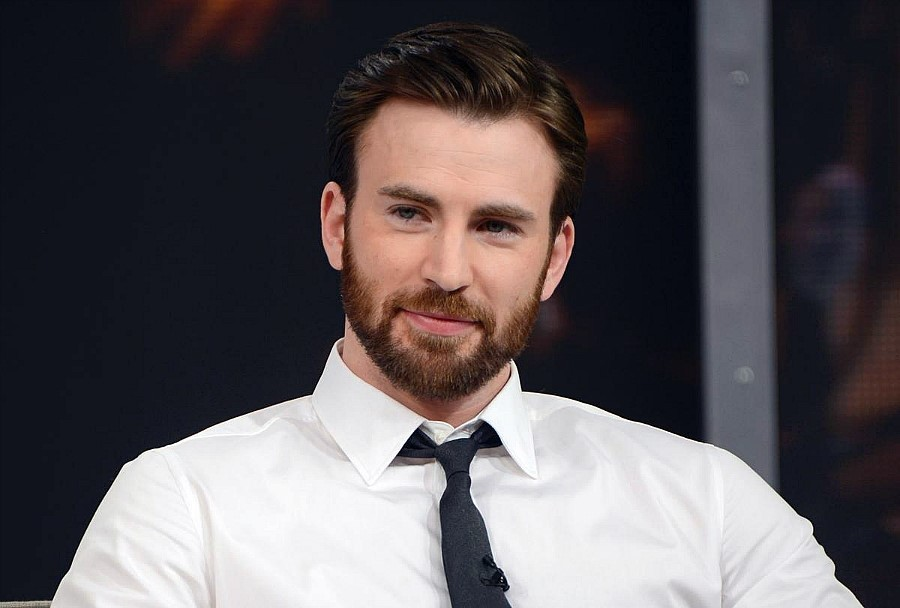
//> input picture etc/etcBH/C_C++/project/photo2.jpg, 900 x 608 px
$ ./correct_face   (built with g++ and OpenCV 4)
//> lines starting //> are read from the running program, lines starting //| are printed output that depends on the picture; after the words box and inside, x2 and y2 are one past the last pixel; in counts of white or black regions, pixels touching at a corner belong together
### etc/etcNH/histo.h
#pragma once
#include <opencv2/opencv.hpp>
using namespace cv;
using namespace std;

// 선택된 영역만 히스토그램 계산
void draw_ellipse(cv::Mat& image, Rect2d obj, Scalar color, int thickness, float ratio)
{
	Point2d center = obj.tl() + (Point2d)obj.size() * 0.5; // 타원 중심
	Size2d size = (Size2d)obj.size() * 0.45; // 타원 크기
	ellipse(image, center, size, 0, 0, 360, color, thickness);

}

void calc_histo(const cv::Mat& img, cv::Mat& hist, Vec3i bins, Vec3f range, cv::Mat mask)
{
	int dims = img.channels(); // 히스토그램 차원 수
	int channels[] = { 0, 1, 2 }; // 채널 목록
	int histSize[] = { bins[0], bins[1], bins[2] };

	float range1[] = { 0, range[0] };
	float range2[] = { 0, range[1] };
	float range3[] = { 0, range[2] };
	const float* ranges[] = { range1, range2, range3 }; // 모든 채널 화소범위

	calcHist(&img, 1, channels, mask, hist, dims, histSize, ranges);

}

void make_masks(vector<Rect> sub_obj, Size org_size, cv::Mat mask[4])
{
	cv::Mat base_mask(org_size, CV_8U, Scalar(0)); // 기본마스크
	draw_ellipse(base_mask, sub_obj[0], Scalar(255), -1, 0.45f); // 기본 마스크에 타원 그리기

	mask[1] = base_mask(sub_obj[1]);
	mask[2] = base_mask(sub_obj[2]);

	draw_ellipse(base_mask, sub_obj[3], Scalar(0), -1, 0.45f);
	mask[3] = ~base_mask(sub_obj[3]); // 행렬 반전
	mask[0] = base_mask(sub_obj[0]);
}


// 마스크의 검은색 부분은 빈도를 계산하지 않는다
void calc_histos(cv::Mat correct_img, vector<Rect> sub_obj, Mat hists[4], Mat masks[4])
{
	Vec3i bins(64, 64, 64); // 히스토그램 계급 개수
	Vec3f ranges(256, 256, 256); // 각 채널 화소 범위

	for (int i = 0; i < (int)sub_obj.size(); i++) {
		Mat sub = correct_img(sub_obj[i]); // 검출 서브 영상
		calc_histo(sub, hists[i], bins, ranges, masks[i]); // 히스토그램 계산
		imshow(format("mask[%d]", i), masks[i]); // 마스크 영상 출력
		waitKey();
	}

}

### etc/etcNH/final/detectlip.h
#pragma once
#include <opencv2/opencv.hpp>
using namespace cv;
using namespace std;

Rect detect_lip(Point2d face_center, Rect face) {

	// 입술 중심
	Point2d lip_center = face_center + Point2d(0, face.height * 0.30);
	// 정해진 크기 - 평행이동 거리
	Point2d gap_size(face.width * 0.18, face.height * 0.1);

	// 왼쪽 위로 평행이동
	Point lip_start = lip_center - gap_size;
	// 오른쪽 아래로 평행이동
	Point lip_end = lip_center + gap_size;

	return Rect(lip_start, lip_end);
}

// [10 lines left out: function detect_brow, not called in this run]

void detect_hair(Point2d face_center, Rect face, vector<Rect>& hair_rect)
{
	Point2d h_gap(face.width * 0.45, face.height * 0.65);
	Point2d pt1 = face_center - h_gap;
	Point2d pt2 = face_center + h_gap;
	Rect hair(pt1, pt2);

	Size size(hair.width, hair.height * 0.40);
	Rect hair1(hair.tl(), size);
	Rect hair2(hair.br() -(Point)size, size);

	hair_rect.push_back(hair1);
	hair_rect.push_back(hair2);
	hair_rect.push_back(hair);
}

### etc/etcNH/final/correct_angle.h
#pragma once
#include <opencv2/opencv.hpp>
using namespace cv;
using namespace std;

Point2d calc_center(Rect obj)
{
	Point2d c = (Point2d)obj.size() / 2.0;
	Point2d center = (Point2d)obj.tl() + c;
	return center;
}
Mat calc_rotMap(Point2d face_center, vector<Point2d> pt)
{ // x값이 큰 좌표가 왼쪽 눈이므로 x값이 큰 좌표에서 x 값이 작은 좌표 뺀다.
	Point2d delta = (pt[0].x > pt[1].x) ? pt[0] - pt[1] : pt[1] - pt[0];
	double angle = fastAtan2(delta.y, delta.x); // 차분으로 기울기 계산

	Mat rot_mat = getRotationMatrix2D(face_center, angle, 1);  // 회전 변환 행렬 반환
	return rot_mat;
}

Mat correct_image(Mat image, Mat rot_mat, vector<Point2d>& eyes_center)
{
	Mat correct_img;
	warpAffine(image, correct_img, rot_mat, image.size(), INTER_CUBIC);
	for (int i = 0; i < eyes_center.size(); i++) // 눈 좌표 회전변환
	{
		Point3d coord(eyes_center[i].x, eyes_center[i].y, 1); // 행렬 곱위해 3차원 좌표로
		Mat dst = rot_mat * (Mat)coord;
		eyes_center[i] = (Point2d)dst; // 눈 좌표 저장
	}
	return correct_img;
}

### etc/etcNH/final/preprocess.h
#pragma once
#include <opencv2/opencv.hpp>
using namespace cv;
using namespace std;

void load_cascade(CascadeClassifier& cascade, string fname)
{
	String path = "C:/opencv/sources/data/haarcascades/";
	String full_name = path + fname;

	CV_Assert(cascade.load(full_name));

}
Mat preprocessing(Mat image)
{
	Mat gray;
	cvtColor(image, gray, COLOR_BGR2GRAY);  // 명암도 영상 변환
	equalizeHist(gray, gray); // 히스토그램 평활화 (영상 화질 개선)

	return gray;
}

### etc/etcNH/correct_face.cpp
#include "preprocess.h"
#include "correct_angle.h""
#include "detectlip.h"
#include "histo.h"
#include <opencv2/imgproc/types_c.h>

int main()
{
	CascadeClassifier face_cascade, eyes_cascade;
	load_cascade(face_cascade, "haarcascade_frontalface_alt2.xml");
	load_cascade(eyes_cascade, "haarcascade_eye.xml");

	Mat image = imread("photo2.jpg", IMREAD_COLOR);
//> image is the input picture: 608 rows x 900 cols, CV_8UC3; mean B, G, R 88.7, 85.1, 90.5
	CV_Assert(image.data);
	Mat gray = preprocessing(image);
//> in preprocessing, `equalizeHist(gray, gray);`:
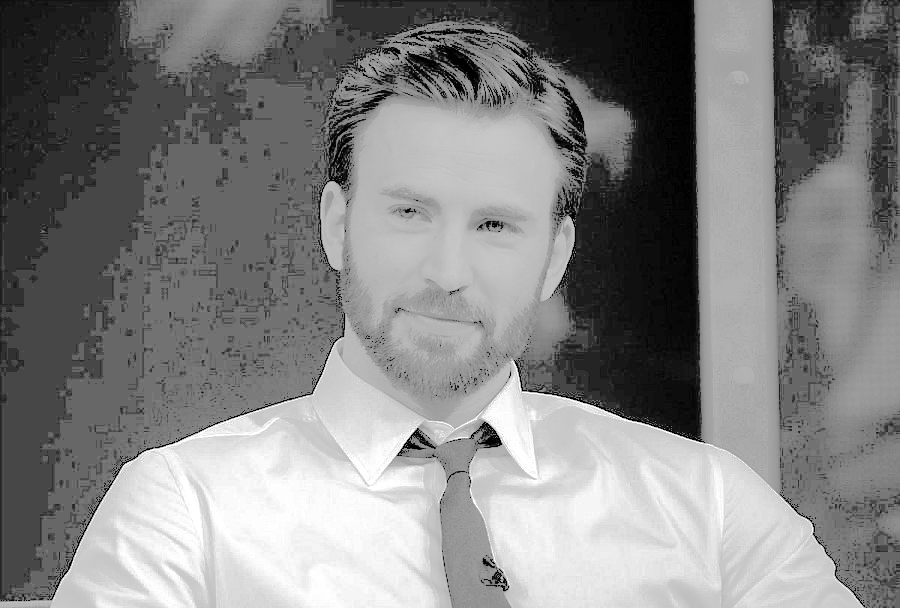
//> gray: 608 rows x 900 cols, CV_8UC1; min 0, max 255, mean 130.8

	vector<Rect> faces, eyes;
	vector<Point2d> eyes_center;
	vector<Rect> sub_obj;

	face_cascade.detectMultiScale(gray, faces, 1.1, 2, 0, Size(100, 100));
//> faces = 1 Rect (x, y, width, height): [328, 123, 248, 248]

	if (faces.size() > 0)
	{
		eyes_cascade.detectMultiScale(gray(faces[0]), eyes, 1.15, 7, 0, Size(25, 20));
//> eyes = 2 Rects (x, y, width, height): [142, 82, 43, 43], [47, 59, 63, 63]

		if (eyes.size() == 2) {
			eyes_center.push_back(calc_center(eyes[0] + faces[0].tl()));
//> in calc_center, `Point2d c = (Point2d)obj.size() / 2.0;`: c = Point(21.5, 21.5)
//> in calc_center, `Point2d center = (Point2d)obj.tl() + c;`: center = Point(491.5, 226.5)
//> eyes_center = 1 Point (x, y): [491.5, 226.5]
			eyes_center.push_back(calc_center(eyes[1] + faces[0].tl()));
//> eyes_center = 2 Points (x, y): [491.5, 226.5], [406.5, 213.5]

			Point2f face_center = calc_center(faces[0]); // 얼굴 중심 좌표 계산
//> face_center = Point(452, 247)
			Mat rot_mat = calc_rotMap(face_center, eyes_center); // 얼굴 중심좌표와 눈 중심좌표로 얼굴기울기의 회전행렬 반환
//> in calc_rotMap, `Point2d delta = (pt[0].x > pt[1].x) ? pt[0] - pt[1] : pt[1] - pt[0];`: delta = Point(85, 13)
//> in calc_rotMap, `double angle = fastAtan2(delta.y, delta.x);`: angle = 8.69
//> in calc_rotMap, `Mat rot_mat = getRotationMatrix2D(face_center, angle, 1);`: rot_mat = [[0.989, 0.151, -32.15], [-0.151, 0.989, 71.17]]
//> rot_mat = [[0.989, 0.151, -32.15], [-0.151, 0.989, 71.17]]
			Mat correct_img = correct_image(image, rot_mat, eyes_center); // 회전행렬로 회전변환을 수행하여 기울기를 보정하고, 눈 좌표도 회전변환을 적용하여 다시 계산
//> the loop in correct_image, `for (int i = 0; i < eyes_center.size(); i++)` made 2 passes
//> (coord, dst) on passes 1 to 2: (Point3(491.5, 226.5, 1), [487.9, 220.8]), (Point3(406.5, 213.5, 1), [402, 220.8])
//> eyes_center = 2 Points (x, y): [487.9, 220.8], [402, 220.8]
			// circle(correct_img, eyes_center[0], 5, Scalar(0, 255, 0), 2); // 보정된 눈 좌표를 보정된 얼굴 영상에 표시
			// circle(correct_img, eyes_center[1], 5, Scalar(0, 255, 0), 2);

			detect_hair(face_center, faces[0], sub_obj);
//> in detect_hair, `Point2d h_gap(face.width * 0.45, face.height * 0.65);`: h_gap = Point(111.6, 161.2)
//> in detect_hair, `Point2d pt1 = face_center - h_gap;`: pt1 = Point(340.4, 85.8)
//> in detect_hair, `Point2d pt2 = face_center + h_gap;`: pt2 = Point(563.6, 408.2)
//> in detect_hair, `Rect hair(pt1, pt2);`: hair = Rect(340, 86, 224, 322)
//> in detect_hair, `Size size(hair.width, hair.height * 0.40);`: size = Size(224, 128)
//> in detect_hair, `Rect hair1(hair.tl(), size);`: hair1 = Rect(340, 86, 224, 128)
//> in detect_hair, `Rect hair2(hair.br() -(Point)size, size);`: hair2 = Rect(340, 280, 224, 128)
//> in detect_hair, `hair_rect.push_back(hair1);`: hair_rect = 1 Rect (x, y, width, height): [340, 86, 224, 128]
//> in detect_hair, `hair_rect.push_back(hair2);`: hair_rect = 2 Rects (x, y, width, height): [340, 86, 224, 128], [340, 280, 224, 128]
//> in detect_hair, `hair_rect.push_back(hair);`: hair_rect = 3 Rects (x, y, width, height): [340, 86, 224, 128], [340, 280, 224, 128], [340, 86, 224, 322]
//> sub_obj has the same summary as hair_rect in detect_hair
			sub_obj.push_back(detect_lip(face_center, faces[0]));
//> in detect_lip, `Point2d lip_center = face_center + Point2d(0, face.height * 0.30);`: lip_center = Point(452, 321.4)
//> in detect_lip, `Point2d gap_size(face.width * 0.18, face.height * 0.1);`: gap_size = Point(44.64, 24.8)
//> in detect_lip, `Point lip_start = lip_center - gap_size;`: lip_start = Point(407, 297)
//> in detect_lip, `Point lip_end = lip_center + gap_size;`: lip_end = Point(497, 346)
//> sub_obj = 4 Rects (x, y, width, height): [340, 86, 224, 128], [340, 280, 224, 128], [340, 86, 224, 322], [407, 297, 90, 49]
			sub_obj.push_back(detect_beard(face_center, faces[0]));
//> (this line was passed over: detect_beard is not available in this run)
			sub_obj.push_back(detect_cheek(face_center, faces[0]));
//> (this line was passed over: detect_cheek is not available in this run)
			rectangle(correct_img, sub_obj[1], Scalar(0, 255, 0), 2);
			rectangle(correct_img, sub_obj[2], Scalar(0, 255, 0), 2);
			rectangle(correct_img, sub_obj[3], Scalar(0, 255, 0), 2);
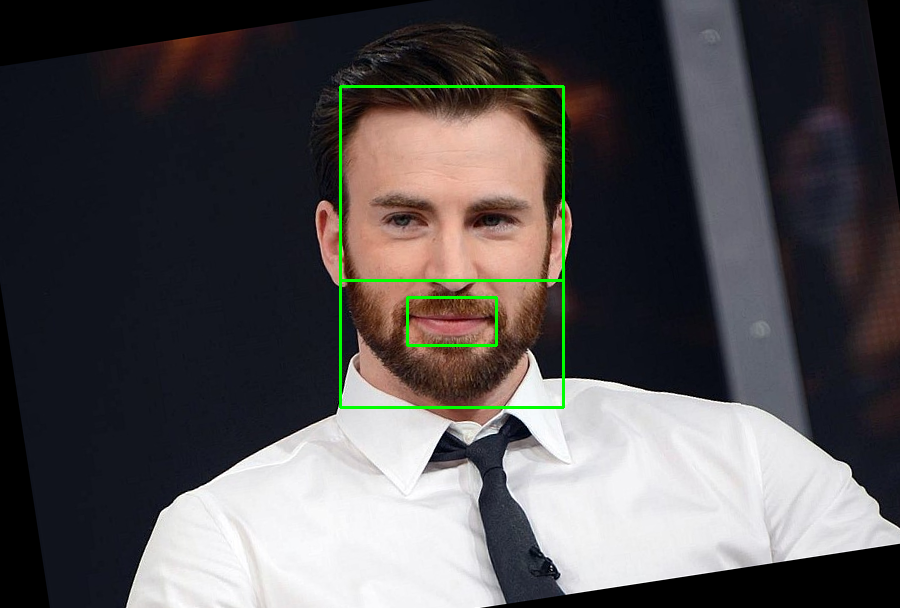
//> correct_img: 608 rows x 900 cols, CV_8UC3; mean B, G, R 81.9, 80.8, 83.8

			Mat masks[4], hists[4];
			make_masks(sub_obj, correct_img.size(), masks); // 마스크 생성
//> in make_masks, `cv::Mat base_mask(org_size, CV_8U, Scalar(0));`: base_mask: 608 rows x 900 cols, CV_8UC1; every value is 0
//> in draw_ellipse, `Point2d center = obj.tl() + (Point2d)obj.size() * 0.5;`: center = Point(452, 150)
//> in draw_ellipse, `Size2d size = (Size2d)obj.size() * 0.45;`: size = Size(100.8, 57.6)
//> in draw_ellipse, `ellipse(image, center, size, 0, 0, 360, color, thickness);`:
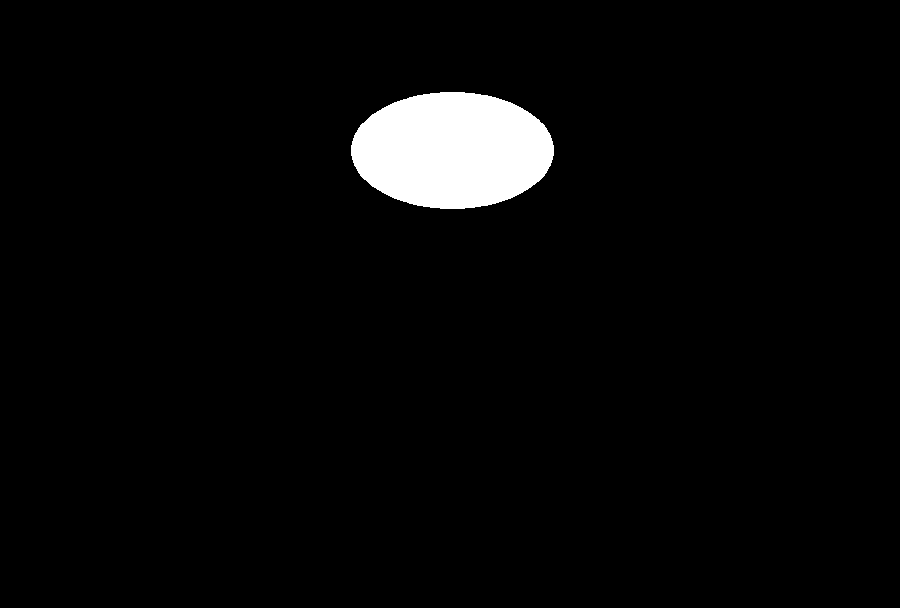
//> image: 608 rows x 900 cols, CV_8UC1; 3.4% white; 1 white region, box (x1, y1, x2, y2) and area: (351, 92, 554, 209) 18641
//> in make_masks, `mask[0] = base_mask(sub_obj[0]);`:
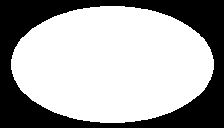
//> mask: 128 rows x 224 cols, CV_8UC1; 65% white; 1 black region, box (x1, y1, x2, y2) and area: (0, 0, 224, 128) 10031
//> masks[1]: 128 rows x 224 cols, CV_8UC1; every value is 0
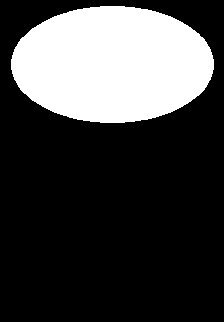
//> masks[2]: 322 rows x 224 cols, CV_8UC1; 25.8% white; 1 white region, box (x1, y1, x2, y2) and area: (11, 6, 214, 123) 18641
//> masks[3]: 49 rows x 90 cols, CV_8UC1; every value is 255
			calc_histos(correct_img, sub_obj, hists, masks); // 히스토그램 생성
//> the loop in calc_histos, `for (int i = 0; i < (int)sub_obj.size(); i++)` made 4 passes
//> pass 1, in calc_histos, `Mat sub = correct_img(sub_obj[i]);`:
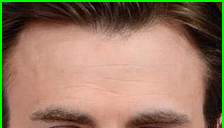
//> sub: 128 rows x 224 cols, CV_8UC3; mean B, G, R 97.8, 120.6, 149.5
//> pass 3, in calc_histos, `Mat sub = correct_img(sub_obj[i]);`:
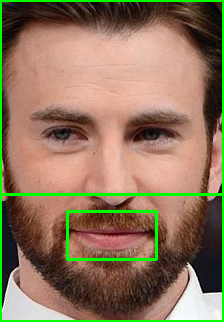
//> sub: 322 rows x 224 cols, CV_8UC3; mean B, G, R 92, 117.8, 141.9

			// 히스토그램 비교 - 유사도 값 계산
			double criteria2 = compareHist(hists[1], hists[3], CV_COMP_CORREL);
//> criteria2 = 1
			cout << format("유사도 %4.2f\n", criteria2);
//| 유사도 1.00
			imshow("correct_img", correct_img);
			waitKey();
		}
	}
	return 0;
}
